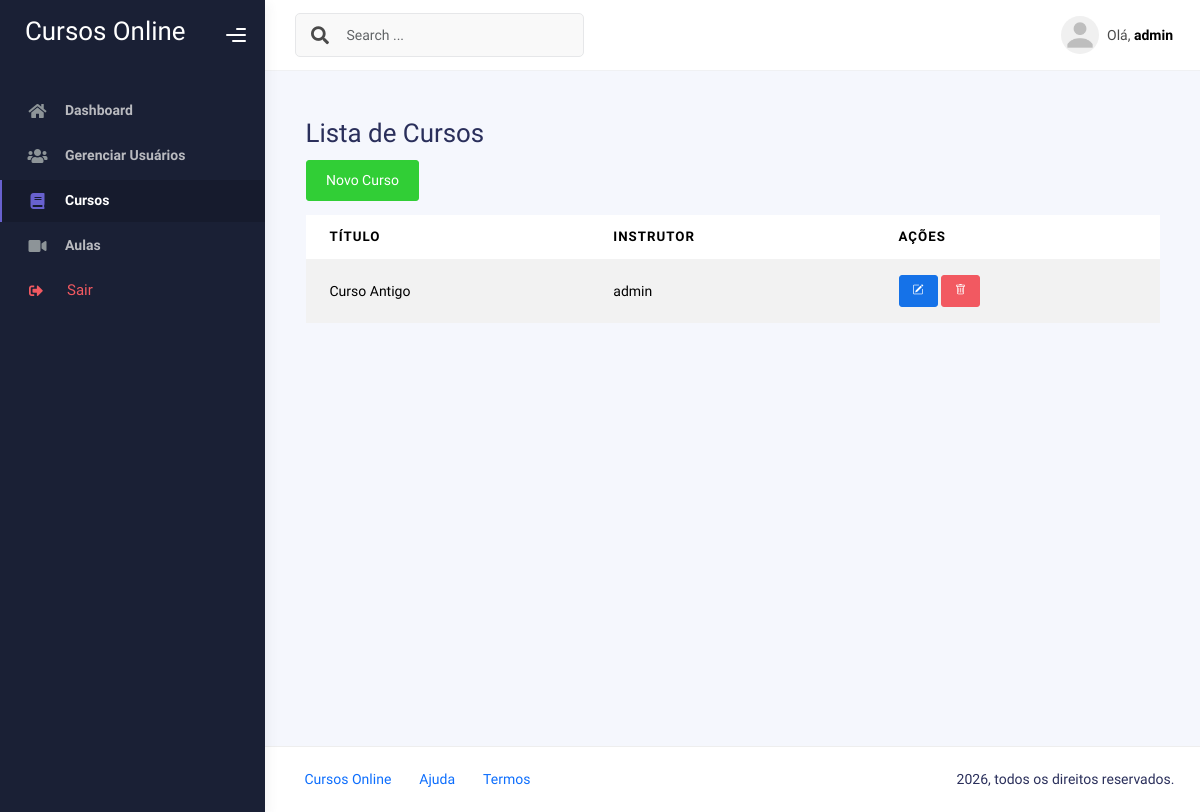
The page /cursos/ (signed in) on the database as committed earlier.
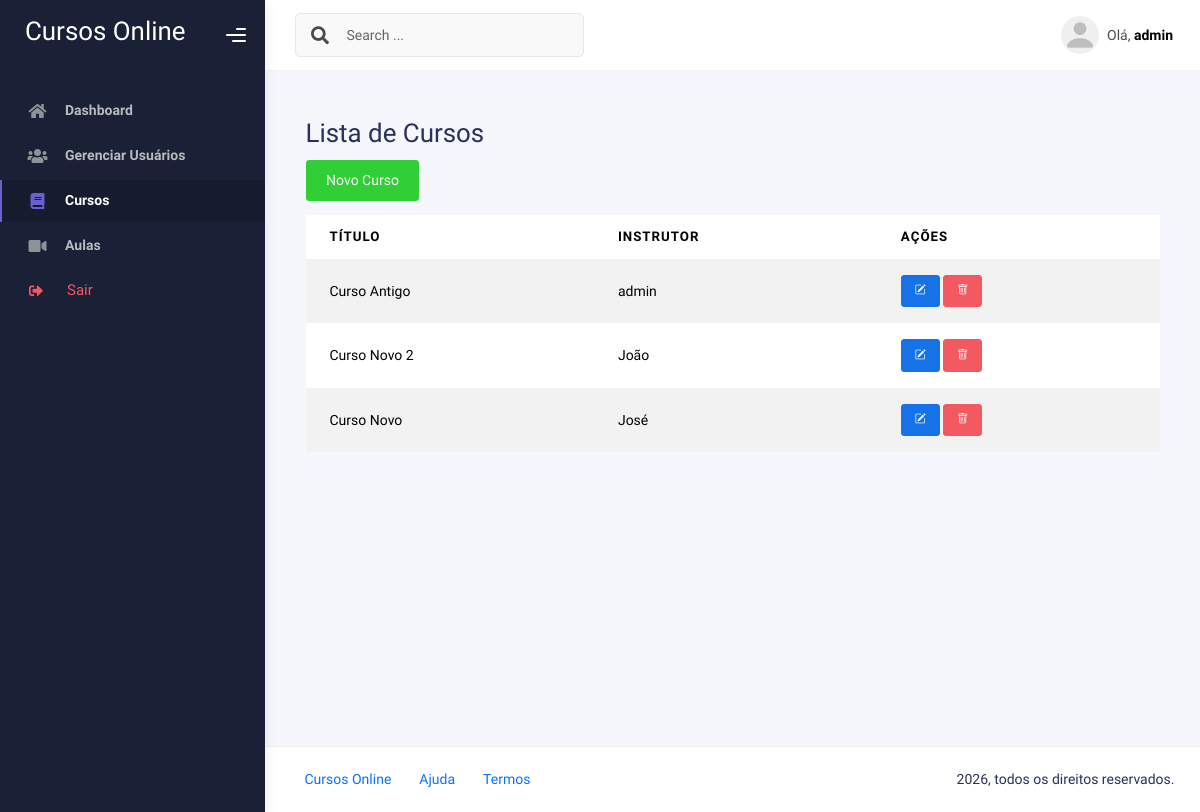
The same page on the database as committed later.
### core/models.py (models this page shows, shortened)
class Curso(models.Model):
    titulo = models.CharField(max_length=100)
    descricao = models.TextField()
    instrutor = models.ForeignKey(User, on_delete=models.CASCADE, related_name='cursos')
    data_criacao = models.DateTimeField(auto_now_add=True)

### core/views.py (the view)
# urls.py: path('cursos/', views.curso_list, name='curso_list'),
@login_required
def curso_list(request):
    cursos = Curso.objects.all()
    return render(request, 'core/curso_list.html', {'cursos': cursos})

### templates/core/curso_list.html (shortened to what this page needs)
{% extends 'base.html' %}
{% block content %}
  <div class="container mt-4">
    <h2>Lista de Cursos</h2>
    <a href="{% url 'curso_form' %}" class="btn btn-success mb-3">Novo Curso</a>
    <div class="table-responsive">
      <table class="table table-striped">
        <thead>
          <tr>
            <th data-label="Título">Título</th>
            <th data-label="Instrutor">Instrutor</th>
            <th data-label="Ações">Ações</th>
          </tr>
        </thead>
        <tbody>
          {% for curso in cursos %}
            <tr>
              <td data-label="Título">{{ curso.titulo }}</td>
              <td data-label="Instrutor">{{ curso.instrutor.username }}</td>
              <td data-label="Ações">
                <div class="table-actions">
                  <a href="{% url 'curso_edit' curso.pk %}" class="btn btn-sm btn-primary" title="Editar">
                    <i class="bi bi-pencil-square btn-action-icon"></i>
                  </a>
                  <a href="{% url 'curso_delete' curso.pk %}" class="btn btn-sm btn-danger" title="Excluir">
                    <i class="bi bi-trash btn-action-icon"></i>
                  </a>
                </div>
              </td>
            </tr>
          {% empty %}
            <tr>
              <td colspan="3">Nenhum curso encontrado.</td>
            </tr>
          {% endfor %}
        </tbody>
      </table>
    </div>
  </div>
{% endblock %}

Rows that differ between the two databases and show on the page:
added Curso: titulo "Curso Novo 2", instrutor.username "João"
added Curso: titulo "Curso Novo", instrutor.username "José"
